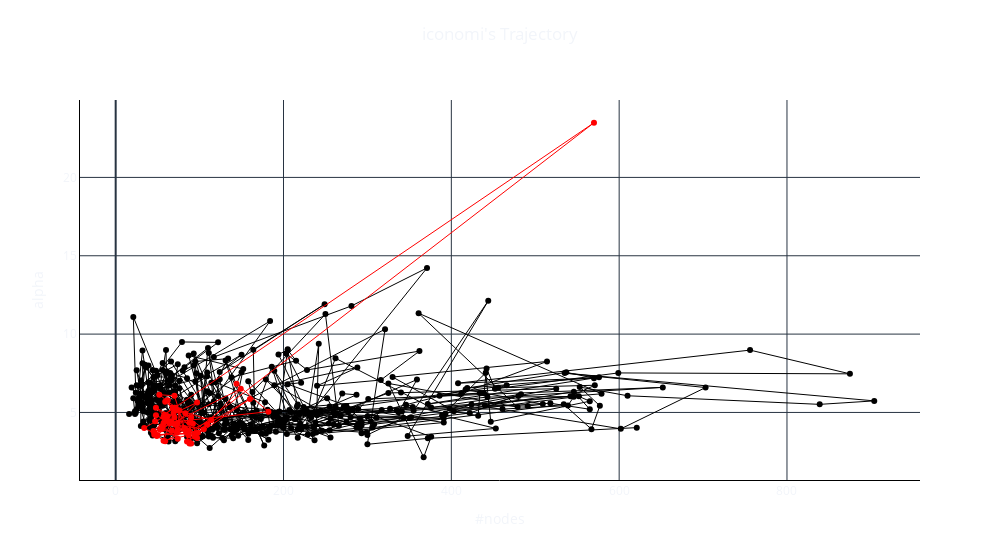

Notebook code cell kept with this figure:
### Markdown cell above
**Draw diagram to illustrate the trajectory with data points in steady period in green**

### Code cell
fig = go.Figure()

# Add a line trace
fig.add_trace(go.Scatter(x=event_days_data['#nodes'], y=event_days_data['alpha'], mode='lines', name='Line', line=dict(width=1, color='black')))
fig.add_trace(go.Scatter(x=event_days_data['#nodes'], y=event_days_data['alpha'], mode='markers', name='Scatter', line=dict(color='black')))
fig.add_trace(go.Scatter(x=testNetwork['#nodes'], y=testNetwork['alpha'], mode='lines', name='Line',line=dict(width=1,color='red')))
fig.add_trace(go.Scatter(x=testNetwork['#nodes'], y=testNetwork['alpha'], mode='markers', name='Scatter',line=dict(color='red')))

# Customize the layout
fig.update_layout(
    title=dict(
        text=network_name+'\'s Trajectory',  # Set the title here
        x=0.5,  # Center the title horizontally (0.5 means middle)
        y=0.95,  # Adjust the vertical position as needed (0.95 is near the top)
    ),
    xaxis=dict(title='#nodes'),
    yaxis=dict(title='alpha'),
    paper_bgcolor='white',  # Set the background color to white
    plot_bgcolor='white',   # Set the plot area background color to white
    width=1000
    
)

fig.update_xaxes(linecolor='black')
fig.update_yaxes(linecolor='black')
fig.update_traces(showlegend=False)
# Show the plot
fig.show()
#fig.write_image(file_path+"alpha"+network_name+"_"+str(window_size)+".png")

### Figure 1 — Plotly figure (JSON) as saved in the notebook; plotly's stock layout.template omitted (floating-point values rounded to 4 significant figures; data arrays with more than 128 entries replaced by an {"elided": "..."} marker saying what was removed)
{"data": [{"line": {"color": "black", "width": 1}, "mode": "lines", "name": "Line", "x": {"elided": "494 int values"}, "y": {"elided": "494 float values"}, "type": "scatter", "showlegend": false}, {"line": {"color": "black"}, "mode": "markers", "name": "Scatter", "x": {"elided": "494 int values"}, "y": {"elided": "494 float values"}, "type": "scatter", "showlegend": false}, {"line": {"color": "red", "width": 1}, "mode": "lines", "name": "Line", "x": [144, 182, 66, 94, 109, 160, 85, 88, 73, 59, 68, 58, 570, 87, 57, 65, 82, 70, 52, 105, 57, 96, 50, 34, 57, 53, 46, 56, 74, 47, 48, 65, 55, 149, 98, 46, 59, 83, 49, 66, 48, 70, 74, 62, 69, 45, 67, 61, 88, 90, 87, 74, 76, 114, 84, 92, 83, 90, 97, 71, 55, 62, 97, 71, 73], "y": [6.831, 5.048, 4.382, 3.462, 4.237, 5.859, 3.146, 3.014, 5.15, 5.685, 5.294, 4.854, 23.49, 3.545, 3.198, 4.312, 4.013, 6.062, 6.131, 3.924, 4.332, 3.659, 3.553, 4.006, 4.708, 3.91, 3.715, 4.151, 3.325, 4.439, 4.824, 4.353, 3.974, 6.505, 3.698, 3.577, 3.167, 3.924, 3.494, 4.444, 5.292, 4.701, 4.324, 5.779, 4.979, 3.819, 3.844, 4.493, 4.352, 3.015, 3.834, 3.913, 5.127, 4.503, 3.734, 4.276, 4.955, 4.679, 3.376, 5.301, 3.94, 4.75, 5.638, 4.21, 3.709], "type": "scatter", "showlegend": false}, {"line": {"color": "red"}, "mode": "markers", "name": "Scatter", "x": [144, 182, 66, 94, 109, 160, 85, 88, 73, 59, 68, 58, 570, 87, 57, 65, 82, 70, 52, 105, 57, 96, 50, 34, 57, 53, 46, 56, 74, 47, 48, 65, 55, 149, 98, 46, 59, 83, 49, 66, 48, 70, 74, 62, 69, 45, 67, 61, 88, 90, 87, 74, 76, 114, 84, 92, 83, 90, 97, 71, 55, 62, 97, 71, 73], "y": [6.831, 5.048, 4.382, 3.462, 4.237, 5.859, 3.146, 3.014, 5.15, 5.685, 5.294, 4.854, 23.49, 3.545, 3.198, 4.312, 4.013, 6.062, 6.131, 3.924, 4.332, 3.659, 3.553, 4.006, 4.708, 3.91, 3.715, 4.151, 3.325, 4.439, 4.824, 4.353, 3.974, 6.505, 3.698, 3.577, 3.167, 3.924, 3.494, 4.444, 5.292, 4.701, 4.324, 5.779, 4.979, 3.819, 3.844, 4.493, 4.352, 3.015, 3.834, 3.913, 5.127, 4.503, 3.734, 4.276, 4.955, 4.679, 3.376, 5.301, 3.94, 4.75, 5.638, 4.21, 3.709], "type": "scatter", "showlegend": false}], "layout": {"title": {"text": "iconomi's Trajectory", "x": 0.5, "y": 0.95}, "xaxis": {"title": {"text": "#nodes"}, "linecolor": "black"}, "yaxis": {"title": {"text": "alpha"}, "linecolor": "black"}, "paper_bgcolor": "white", "plot_bgcolor": "white", "width": 1000}}
